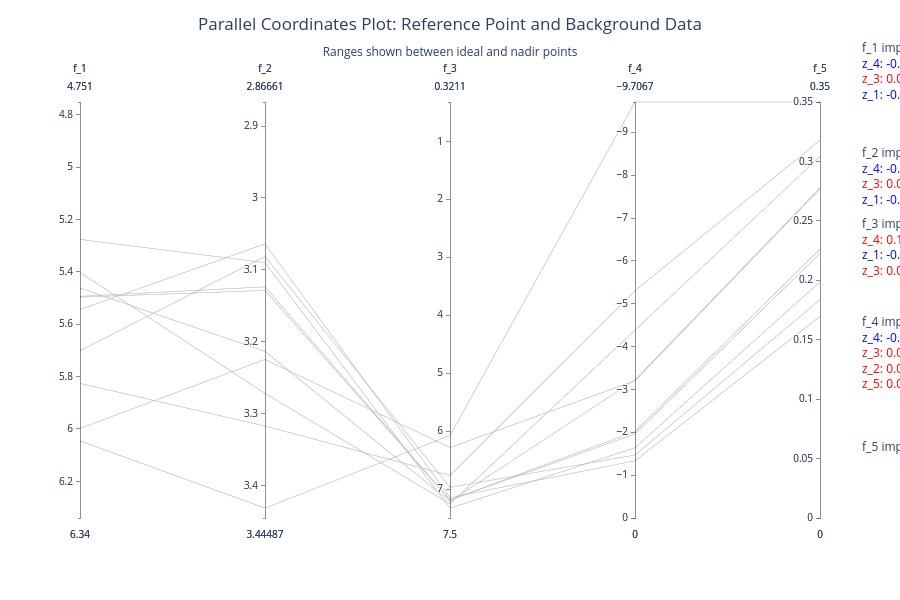

This figure's notebook cell:
### Code cell
# Create a parallel coordinates plot
import plotly.graph_objects as go

# Prepare data for parallel coordinates
# First, get the background data
background_data = background_df.to_pandas()

# Get ideal and nadir values as arrays for easier handling
ideal_arr = np.array(list(ideal.values()))
nadir_arr = np.array(list(nadir.values()))

# Prepare SHAP values for coloring and annotations
max_abs_shap = np.abs(shaps.values).max()
impact_colors = {
    'positive': 'red',
    'negative': 'blue',
    'neutral': 'grey'
}

# Calculate normalized SHAP values for each input-output pair
shap_impacts = {}
for i, out_sym in enumerate(output_symbols):
    shap_impacts[out_sym] = {}
    for j, in_sym in enumerate(input_symbols):
        shap_impacts[out_sym][in_sym] = shaps.values[0, i, j]

# Create the parallel coordinates plot
fig = go.Figure()

# Add background data - separate traces for inputs and outputs
dimensions = []

# Add output dimensions
for i, col in enumerate(output_symbols):
    dimensions.append(
        dict(range=[ideal_arr[i], nadir_arr[i]],
             label=col,
             values=background_data[col])
    )

# Add background data with all dimensions
fig.add_trace(go.Parcoords(
    line=dict(
        color='rgba(200, 200, 200, 0.3)',  # Light grey with transparency
        showscale=False
    ),
    dimensions=dimensions,
    name='Background Data'
))

# Create one data point with the target reference point values
target_df = pd.DataFrame([{col: target_ref_point[i] for i, col in enumerate(output_symbols)}])

fig.add_trace(go.Parcoords(
    line=dict(color='red',        
              showscale=False
),
    dimensions=[
        dict(
            range=[ideal_arr[i], nadir_arr[i]],
            label=col,
            values=[target_ref_point[i]]  # wrap in list
        )
        for i, col in enumerate(output_symbols)
    ],
    name='Target Reference Point'
))

# Update layout with improved styling
fig.update_layout(
    title={
        'text': 'Parallel Coordinates Plot: Reference Point and Background Data<br><sub>Ranges shown between ideal and nadir points</sub>',
        'y':0.95,
        'x':0.5,
        'xanchor': 'center',
        'yanchor': 'top'
    },
    showlegend=True,
    height=600,
    font=dict(
        size=12  # Increase font size
    ),
    plot_bgcolor='white',  # White background
    paper_bgcolor='white'  # White paper color
)

# Add annotations for SHAP impacts
y_pos = 1.15  # Starting position for annotations
for out_sym in output_symbols:
    impacts = [(in_sym, shap_impacts[out_sym][in_sym]) for in_sym in input_symbols]
    # Sort impacts by absolute value
    impacts.sort(key=lambda x: abs(x[1]), reverse=True)
    
    annotation_text = f"{out_sym} impacts:<br>"
    for in_sym, impact in impacts:
        if abs(impact) > max_abs_shap * 0.1:  # Only show significant impacts
            color = impact_colors['positive'] if impact > 0 else impact_colors['negative']
            annotation_text += f'<span style="color:{color}">{in_sym}: {impact:.3f}</span><br>'
    
    fig.add_annotation(
        x=1.15,
        y=y_pos,
        text=annotation_text,
        showarrow=False,
        xref='paper',
        yref='paper',
        align='left'
    )
    y_pos -= 0.25

fig.show()
print(target_ref_point)

sol = rpm_solve_solutions(problem, reference_point={sym: val for sym, val in zip(output_symbols, target_ref_point)})[0]

print("Solution for the target reference point:")
print("Input values:", sol.optimal_objectives)

### Figure 1 — Plotly figure (JSON) as saved in the notebook; plotly's stock layout.template omitted (floating-point values rounded to 4 significant figures)
{"data": [{"dimensions": [{"label": "f_1", "range": [6.34, 4.751], "values": [5.493, 5.496, 5.701, 5.826, 5.544, 5.402, 6.045, 5.462, 5.998, 5.276]}, {"label": "f_2", "range": [3.445, 2.867], "values": [3.124, 3.129, 3.081, 3.317, 3.064, 3.272, 3.431, 3.213, 3.224, 3.09]}, {"label": "f_3", "range": [7.5, 0.3211], "values": [7.191, 7.189, 6.972, 6.766, 7.148, 7.258, 6.076, 7.216, 6.284, 7.331]}, {"label": "f_4", "range": [0, -9.707], "values": [-1.962, -2.019, -1.47, -5.303, -1.335, -4.383, -9.707, -3.222, -3.203, -1.637]}, {"label": "f_5", "range": [0, 0.35], "values": [0.2226, 0.2262, 0.1836, 0.3178, 0.1696, 0.3041, 0.35, 0.2776, 0.277, 0.1988]}], "line": {"color": "rgba(200, 200, 200, 0.3)", "showscale": false}, "name": "Background Data", "type": "parcoords"}, {"dimensions": [{"label": "f_1", "range": [6.34, 4.751], "values": [5.546]}, {"label": "f_2", "range": [3.445, 2.867], "values": [3.156]}, {"label": "f_3", "range": [7.5, 0.3211], "values": [3.911]}, {"label": "f_4", "range": [0, -9.707], "values": [-4.853]}, {"label": "f_5", "range": [0, 0.35], "values": [0.175]}], "line": {"color": "red", "showscale": false}, "name": "Target Reference Point", "type": "parcoords"}], "layout": {"annotations": [{"align": "left", "showarrow": false, "text": "f_1 impacts:<br><span style=\"color:blue\">z_4: -0.077</span><br><span style=\"color:red\">z_3: 0.062</span><br><span style=\"color:blue\">z_1: -0.039</span><br>", "x": 1.15, "xref": "paper", "y": 1.15, "yref": "paper"}, {"align": "left", "showarrow": false, "text": "f_2 impacts:<br><span style=\"color:blue\">z_4: -0.041</span><br><span style=\"color:red\">z_3: 0.034</span><br><span style=\"color:blue\">z_1: -0.022</span><br>", "x": 1.15, "xref": "paper", "y": 0.9, "yref": "paper"}, {"align": "left", "showarrow": false, "text": "f_3 impacts:<br><span style=\"color:red\">z_4: 0.154</span><br><span style=\"color:blue\">z_1: -0.040</span><br><span style=\"color:red\">z_3: 0.039</span><br>", "x": 1.15, "xref": "paper", "y": 0.65, "yref": "paper"}, {"align": "left", "showarrow": false, "text": "f_4 impacts:<br><span style=\"color:blue\">z_4: -0.185</span><br><span style=\"color:red\">z_3: 0.037</span><br><span style=\"color:red\">z_2: 0.020</span><br><span style=\"color:red\">z_5: 0.019</span><br>", "x": 1.15, "xref": "paper", "y": 0.4, "yref": "paper"}, {"align": "left", "showarrow": false, "text": "f_5 impacts:<br>", "x": 1.15, "xref": "paper", "y": 0.15, "yref": "paper"}], "font": {"size": 12}, "height": 600, "paper_bgcolor": "white", "plot_bgcolor": "white", "showlegend": true, "title": {"text": "Parallel Coordinates Plot: Reference Point and Background Data<br><sub>Ranges shown between ideal and nadir points</sub>", "x": 0.5, "xanchor": "center", "y": 0.95, "yanchor": "top"}}}
